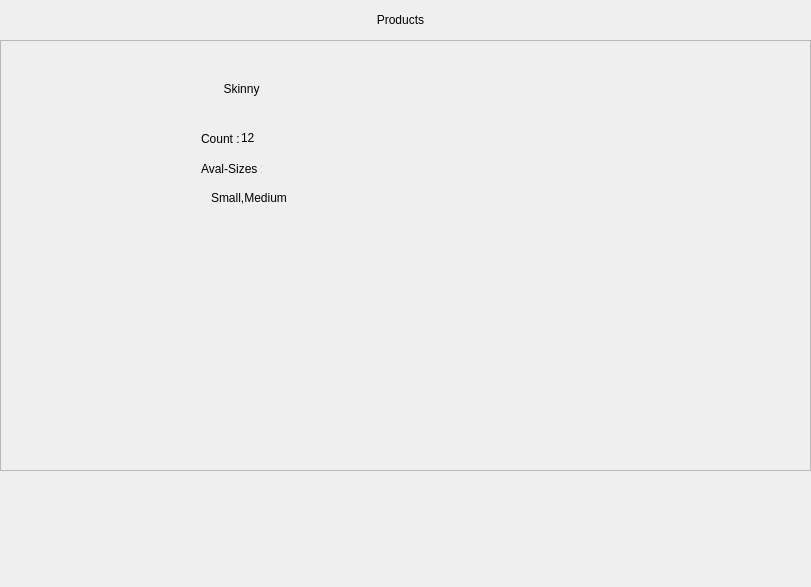
<?xml version="1.0" encoding="UTF-8"?>
<ui version="4.0">
 <class>productStore</class>
 <widget class="QWidget" name="productStore">
  <property name="geometry">
   <rect>
    <x>0</x>
    <y>0</y>
    <width>811</width>
    <height>587</height>
   </rect>
  </property>
  <property name="windowTitle">
   <string>Form</string>
  </property>
  <widget class="QLabel" name="label">
   <property name="geometry">
    <rect>
     <x>290</x>
     <y>10</y>
     <width>221</width>
     <height>20</height>
    </rect>
   </property>
   <property name="text">
    <string>Products</string>
   </property>
   <property name="alignment">
    <set>Qt::AlignCenter</set>
   </property>
  </widget>
  <widget class="QScrollArea" name="sproductSrollArea">
   <property name="geometry">
    <rect>
     <x>0</x>
     <y>40</y>
     <width>811</width>
     <height>431</height>
    </rect>
   </property>
   <property name="widgetResizable">
    <bool>true</bool>
   </property>
   <widget class="QWidget" name="scrollAreaWidgetContents">
    <property name="geometry">
     <rect>
      <x>0</x>
      <y>0</y>
      <width>809</width>
      <height>429</height>
     </rect>
    </property>
    <widget class="QWidget" name="productProfile" native="true">
     <property name="geometry">
      <rect>
       <x>30</x>
       <y>30</y>
       <width>311</width>
       <height>261</height>
      </rect>
     </property>
     <widget class="QLabel" name="label_4">
      <property name="geometry">
       <rect>
        <x>0</x>
        <y>0</y>
        <width>171</width>
        <height>261</height>
       </rect>
      </property>
      <property name="styleSheet">
       <string notr="true">border-radius:11px;
</string>
      </property>
      <property name="text">
       <string/>
      </property>
      <property name="pixmap">
       <pixmap>resources/productImages/skinny.jpeg</pixmap>
      </property>
     </widget>
     <widget class="QLabel" name="productName">
      <property name="geometry">
       <rect>
        <x>190</x>
        <y>10</y>
        <width>41</width>
        <height>16</height>
       </rect>
      </property>
      <property name="text">
       <string>Skinny</string>
      </property>
      <property name="alignment">
       <set>Qt::AlignCenter</set>
      </property>
     </widget>
     <widget class="QLabel" name="label_2">
      <property name="geometry">
       <rect>
        <x>170</x>
        <y>60</y>
        <width>41</width>
        <height>16</height>
       </rect>
      </property>
      <property name="text">
       <string>Count :</string>
      </property>
     </widget>
     <widget class="QLabel" name="productCount">
      <property name="geometry">
       <rect>
        <x>210</x>
        <y>60</y>
        <width>47</width>
        <height>13</height>
       </rect>
      </property>
      <property name="text">
       <string>12</string>
      </property>
     </widget>
     <widget class="QLabel" name="label_3">
      <property name="geometry">
       <rect>
        <x>170</x>
        <y>90</y>
        <width>61</width>
        <height>16</height>
       </rect>
      </property>
      <property name="text">
       <string>Aval-Sizes :</string>
      </property>
     </widget>
     <widget class="QLabel" name="avil_sizes">
      <property name="geometry">
       <rect>
        <x>180</x>
        <y>120</y>
        <width>111</width>
        <height>61</height>
       </rect>
      </property>
      <property name="text">
       <string>Small,Medium</string>
      </property>
      <property name="alignment">
       <set>Qt::AlignLeading|Qt::AlignLeft|Qt::AlignTop</set>
      </property>
     </widget>
    </widget>
   </widget>
  </widget>
 </widget>
 <resources/>
 <connections/>
</ui>
